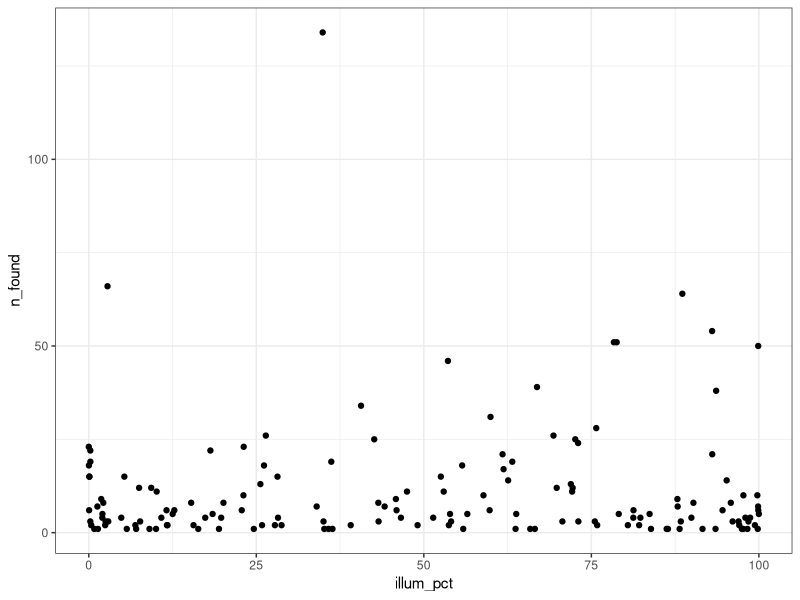
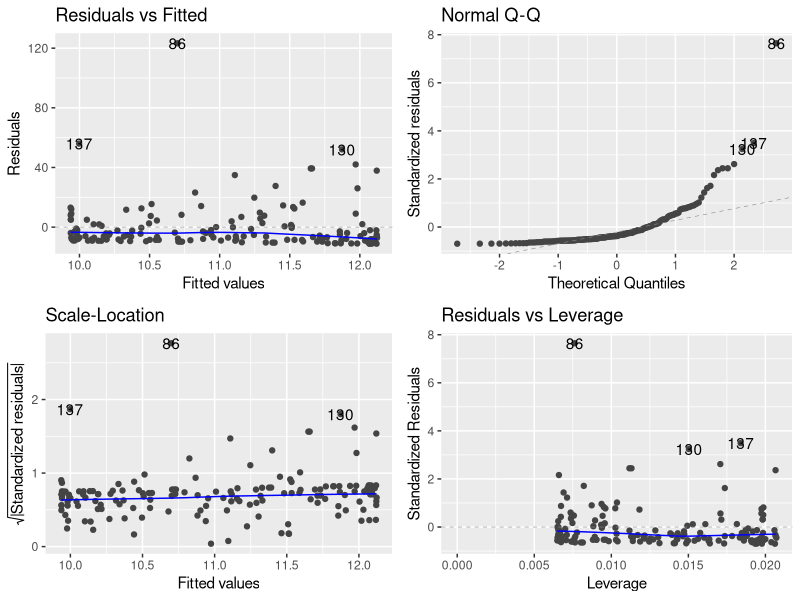
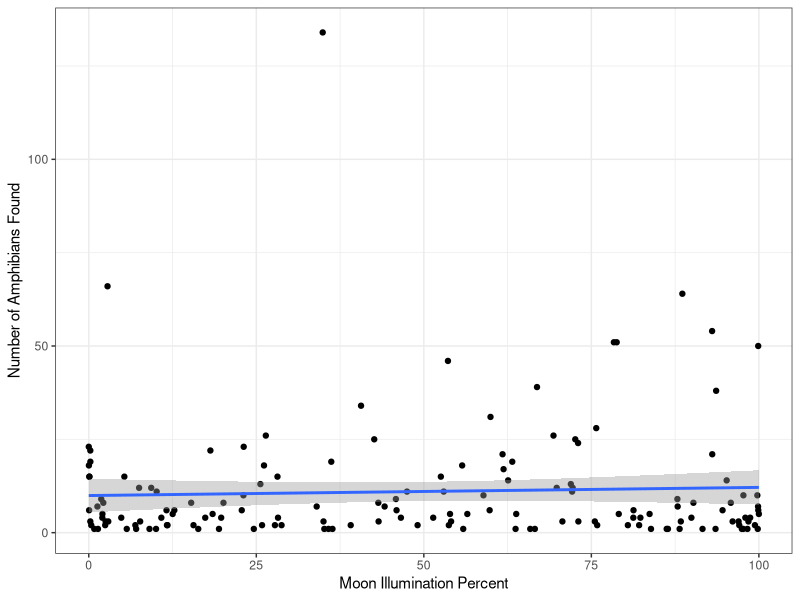

Here is the R script that generated these plots, in order:
## ---- chunk 1
rm(list = ls())
library(tidyverse)
library(here)
library(ggfortify)
## ---- chunk 2
gad_totals <- read.csv(here("data", "gad_totals1.csv"))
glimpse(gad_totals)
## ---- chunk 3
gad_totals <- gad_totals |>
  select(-X) |>
  mutate(Date = ymd(Date)) |>
  mutate(phase = as.factor(phase))

write.csv(gad_totals, 
          file = here("data/gad_totals2.csv"), 
          row.names = F)
## ---- chunk 4
ggplot(gad_totals, aes(x = illum_pct, y = n_found))+
  geom_point()+
  theme_bw()
## ---- chunk 5
illum_model <- lm(n_found ~ illum_pct, data = gad_totals)
## ---- chunk 6
autoplot(illum_model)
## ---- chunk 7
anova(illum_model, test = "Chisq")
## ---- chunk 8
ggplot(gad_totals, aes(illum_pct, n_found))+
  geom_point()+
  geom_smooth(method = "lm")+
  labs(x = "Moon Illumination Percent",
       y = "Number of Amphibians Found")+
  theme_bw()
